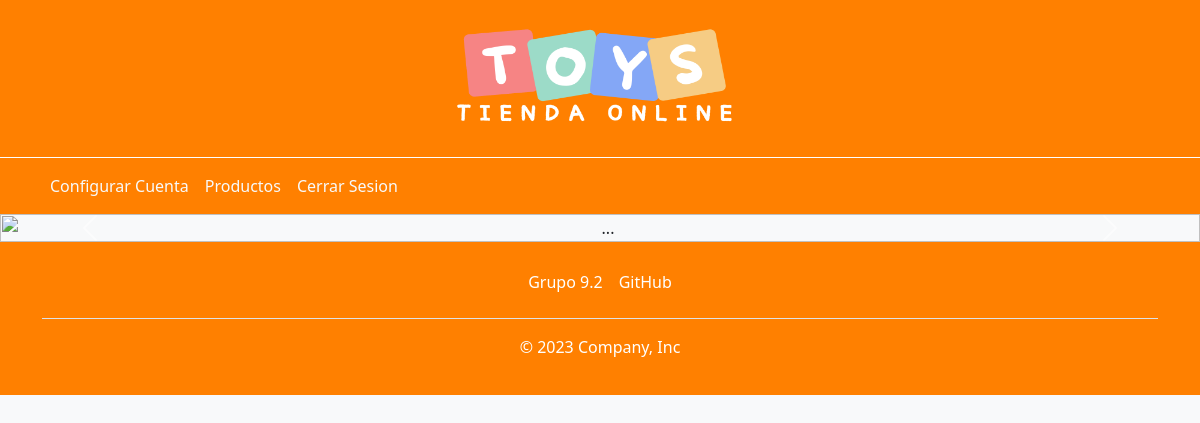
The app's page /Vista/publico/index.php (signed in) with its own data.
### tables this page shows
CREATE TABLE `menu` (
  `idmenu` bigint(20) NOT NULL,
  `menombre` varchar(50) NOT NULL COMMENT 'Nombre del item del menu',
  `medescripcion` varchar(124) NOT NULL COMMENT 'Descripcion mas detallada del item del menu',
  `idpadre` bigint(20) DEFAULT NULL COMMENT 'Referencia al id del menu que es subitem',
  `medeshabilitado` timestamp NULL DEFAULT current_timestamp() COMMENT 'Fecha en la que el menu fue deshabilitado por ultima vez'
);

### util/funciones.php (called while the page is built, shortened)
<?php
spl_autoload_register(function($class_name) {
    $directorys = array(
        $GLOBALS['ROOT'].'Modelo/',
        $GLOBALS['ROOT'].'Modelo/conector/',
        $GLOBALS['ROOT'].'Control/',
        $GLOBALS['ROOT'].'util/',
        $GLOBALS['ROOT'].'Test/',
    );
}
)
?>

### Control/Session.php (called while the page is built, shortened)
<?php
class Session{
    public function validar(){
        $inicia=false;
        if(isset($_SESSION['idusuario']) && $this->activa()){
           $inicia=true;
        }
        return $inicia;
    }
    public function activa(){
        $activa=false;
        if(session_status()===PHP_SESSION_ACTIVE){
            $activa=true;
        }
        return $activa;
    }
}

### Modelo/Rol.php (called while the page is built, shortened)
<?php
class Rol{
    private $idrol;
    public function __construct(){
        $this->idrol="";
    }
    public function getIdrol(){
        return $this->idrol;
    }
    public function setIdrol($idrol){
        $this->idrol = $idrol;
    }
    public function cargar(){
        $resp = false;
        $base=new BaseDatos();
        $sql="SELECT * FROM rol WHERE idrol = ".$this->getIdrol();
        if ($base->Iniciar()) {
            $res = $base->Ejecutar($sql);
        } else {
            $this->setmensajeoperacion("Rol->listar: ".$base->getError());
        }
        return $resp;
    }
}
?>

### Control/AbmMenuRol.php (called while the page is built, shortened)
<?php
class AbmMenuRol {
    public function buscar($param){
        $where = " true ";
        $arreglo = MenuRol::listar($where);
        return $arreglo;
    }public function menuesByIdRol($objRol)
    {
        $param['idRol'] = $objRol->getIdrol();
        $objMenuObjRol = $this->buscar($param);
        $menuesRoles = [];
        foreach ($objMenuObjRol as $objMenuRol) {
            if (is_array($objMenuRol)) {
                foreach ($objMenuRol as $objMR) {
                    if ($objMR->getObjRol()->getIdrol() == $param['idRol']) {
                        array_push($menuesRoles, $objMR);
                    }
                }
            } else {
                if ($objMenuRol->getObjRol()->getIdrol() == $param['idRol']) {
                    array_push($menuesRoles, $objMenuRol);
                }
            }
        }
        $menues = [];
        foreach ($menuesRoles as $objetos) {
            array_push($menues, $objetos->getObjmenu());
        }
        return $menues;
    }
}
?>

### Modelo/Menu.php (called while the page is built, shortened)
<?php
class Menu {
    private $idmenu;
    public function getIdmenu()
    {
        return $this->idmenu;
    }
    public function setIdmenu($idmenu)
    {
        $this->idmenu = $idmenu;
    }
    public function __construct(){
         $this->idmenu="";
     }
    public function cargar(){
        $resp = false;
        $base=new BaseDatos();
        $sql="SELECT * FROM menu WHERE idmenu = ".$this->getIdmenu();
        if ($base->Iniciar()) {
            $res = $base->Ejecutar($sql);
            if($res>-1){
                if($res>0){
                    $row = $base->Registro();
                    $objMenuPadre =null;
                }
            }
        } else {
            $this->setmensajeoperacion("Menu->cargar: ".$base->getError()[2]);
        }
        return $resp;
    }
    }
?>

### Modelo/conector/BaseDatos.php (called while the page is built, shortened)
<?php
class BaseDatos extends PDO {
  	private $conec;
  	private $indice;
  	private $resultado;
    public function __construct(){
        $this->indice =0;
        try {
           $this->conec=true;
        }catch (PDOException $e) {
            $this->sql = $e->getMessage();
            $this->conec=false;
        }
    }
    public function Iniciar(){
        return $this->getConec();
    }
    public function getConec(){
        return $this->conec;
    }
    public function setSQL($e){
        return "\n".$this->sql = $e;
    }
    public function Ejecutar($sql){
        if ( stristr($sql,"select")){
            $resp =  $this->EjecutarSelect($sql);
        }
        return $resp;
   }
   private function EjecutarSelect($sql){
       $cant = -1;
       $resultado=parent::query($sql);
       if(!$resultado){
           $this->analizarDebug();
       }else {
          $arregloResult = $resultado->fetchAll();
          $cant = count($arregloResult);
       }
       return $cant;
   }
   public function Registro() {
       $filaActual = false;
       $indiceActual = $this->getIndice();
       if ($indiceActual>=0) {
           $filas = $this->getResultado();
           if($indiceActual<count($filas)){
               $filaActual =  $filas[$indiceActual];
           }else {
               $this->setIndice(-1);
           }
       }
       return $filaActual;
   }
   private function setIndice ($valor){
       $this->indice = $valor;
   }
   private function getIndice (){
       return $this->indice;
   }
   private function setResultado($valor){
       $this->resultado = $valor;
   }
   private function getResultado(){
      return $this->resultado;
   }
}

### Modelo/MenuRol.php (called while the page is built, shortened)
<?php
class MenuRol{
    private $objmenu;
    private $objrol;
    public function __construct(){
        $this->objmenu=NULL;
        $this->objrol=NULL;
    }
    public function getObjmenu(){
        return $this->objmenu;
    }
    public function getObjrol(){
        return $this->objrol;
    }
    public function setObjmenu($valor){
        $this->objmenu = $valor;
    }
    public function setObjrol($valor){
        $this->objrol = $valor;
    }
    public static function listar($parametro=""){
        $arreglo = array();
        $base=new BaseDatos();
        $sql="SELECT * FROM menurol INNER JOIN rol ON rol.idrol=menurol.idrol INNER JOIN menu ON menu.idmenu=menurol.idmenu  ";
        if ($parametro!="") {
            $sql.='WHERE '.$parametro;
        }
        $res = $base->Ejecutar($sql);
        if($res>-1){
            if($res>0){
                while ($row = $base->Registro()){
                    $objmenu =null;
                    $objRol =null;
                    if($row['idrol']!=null){
                        $objRol = new Rol();
                        $objRol->setIdrol($row['idrol']);
                        $objRol->cargar();
                    }
                    if($row['idmenu']!=null){
                        $objmenu = new Menu();
                        $objmenu->setIdmenu($row['idmenu']);
                        $objmenu->cargar();
                    }
                    $obj= new MenuRol();
                    $obj->setear($objmenu, $objRol);
                    array_push($arreglo, $obj);
                }
            }
        } else {
        }
        return $arreglo;
    }
}

### Vista/Estructura/cabecera.php (the view, shortened to what this page needs)
<?php
include_once("links.php");
?>
<!DOCTYPE html>
<html lang="es">
<head>
</head>
<body>
<header class="py-3 text-center" style="background-color: #ff8000; color: #fff; border-bottom: 1px solid #fff;">
    <div class="container d-flex justify-content-center align-items-center">
        <a href="../publico/index.php" class="d-flex align-items-center text-white text-decoration-none">
            <img src="../img/icon.png" alt="Ícono" width="300" height="125">
        </a>
    </div>
</header>
    <nav id="menu-container" class="py-2" style="background-color: #ff8000; color: #fff;">
    <?php
    $session = new Session();
    if ($session->validar()) {
        $roles = $_SESSION["roles"];
        $objMenuRol = new AbmMenuRol();
        $menues = $objMenuRol->menuesByIdRol($roles[0]);
        echo '<div class="container d-flex flex-wrap">';
        echo '<ul class="nav me-auto">';
        foreach ($menues as $objMenu) {
            if ($objMenu->getMeDeshabilitado() == NULL) {
             $baseURL = "http://localhost/TPfinal2023/Vista/";
        echo '<li class="nav-item"><a href="' . $baseURL . $objMenu->getMeDescripcion() . '" class="nav-link link-light px-2">' . $objMenu->getMeNombre() . '</a></li>';           }}
        echo '</ul>';
        echo '</div>';
    }
    ?>
</nav>

### Vista/css/style.css (style rules this page uses)
body { display: flex; flex-direction: column; min-height: 100vh; }

### records on screen
menu: menombre "Configurar Cuenta"
menu: menombre "Productos"
menu: menombre "Cerrar Sesion"
